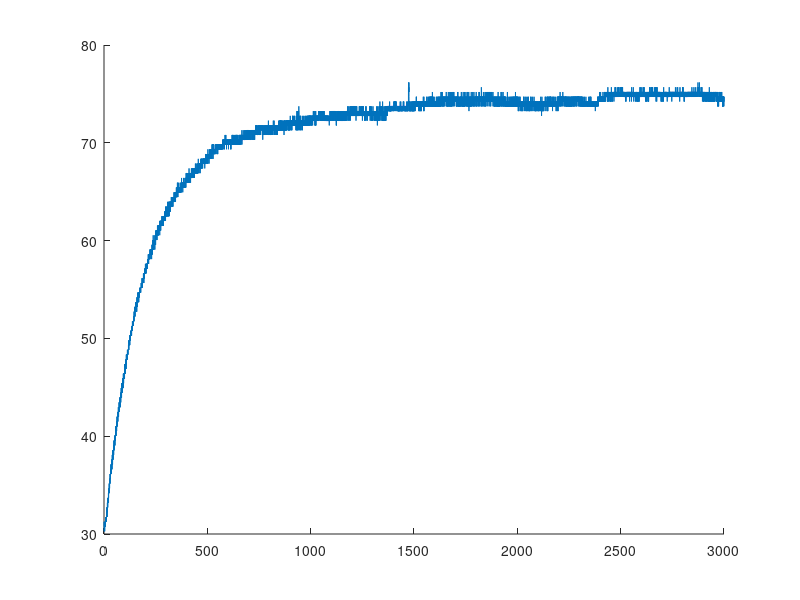

Reproduce this figure in MATLAB. (Note: this script raises an error after producing the figure.)
clc
clear all
close all

% Time delay from visual observation
theta = 7

load datalog.mat

t  = datalog(1, :);
u1 = datalog(2, :);
T1 = datalog(4, :);

T1_offset = datalog(4,1); % the first data point
T1_cleaned = T1 - T1_offset;

figure;
hold on;
plot(t, T1_cleaned + T1_offset);

% calculate gain, used the averaged output (10% from the last output)
y_ss = mean(T1_cleaned(round(0.9*end):end))
K_ss = y_ss / u1(end)
y_632 = 0.632 * T1_cleaned(end);

% find the tau for the corresponding T_635
dist = sum((T1_cleaned'-y_632) .^ 2, 2);
[value, index] = min(dist);
y_632 = T1_cleaned(index)
t_632 = t(index)
tau = t_632 - theta

% simulate the model
s = tf('s');
G = K_ss/(tau*s + 1) * exp(-theta * s)
[y, ~] = step(G, t);
plot(t, y * u1(end) + T1_offset, 'LineWidth', 2)

xlabel ('Time')
ylabel('Temperature');
legend('Measurement', 'Model', 'location', 'best')